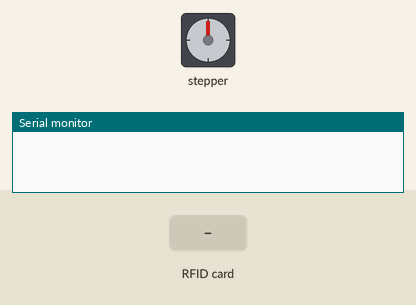
Bench run of a sketch on a simulated Arduino Mega 2560, built with avr-gcc and run on an emulated ATmega2560. On the bench: stepper motor, the last lines printed to the serial monitor. Wiring (inferred from the names in the program): stepper motor driver (200 steps per turn assumed): step pin 2; direction pin 3. Inputs (shaded band) come from the test bench.

Above: at 1.2 s.
1.3 s: RFID card 03 42 25 FD held to the reader
At 4.0 s:
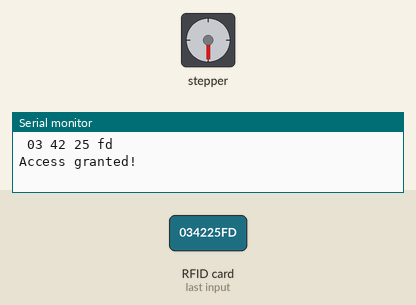
4.3 s: RFID card 33 93 41 C8 held to the reader
At 7.2 s:
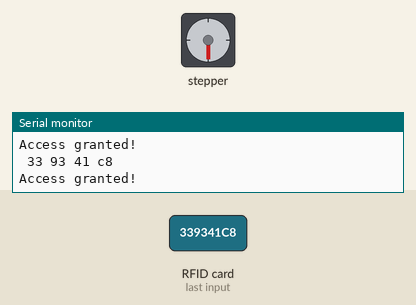
7.3 s: RFID card D3 9C A9 C9 held to the reader
Timing chart, 0 to 14.5 s (numbered marks = the images above; inputs shaded):
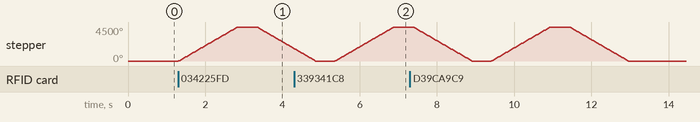

The sketch:

rfid_with_motor.ino
```cpp
#include <SPI.h>
#include <MFRC522.h>
#include <stdlib.h>

#define SS_PIN 53   //for rfid
#define RST_PIN 49

#define STEP_PIN 2  // Connect to the STEP pin on the motor driver
#define DIR_PIN 3

MFRC522 mfrc522(SS_PIN, RST_PIN);

void setup()
{
  Serial.begin(115200);       //Initiate serial communication
  SPI.begin();                //Initiate SPI bus
  mfrc522.PCD_Init();         //Initiate MFRC522

  // motor setup
  pinMode(STEP_PIN, OUTPUT);
  pinMode(DIR_PIN, OUTPUT);
}

void loop()
{
  if (mfrc522.PICC_IsNewCardPresent() && mfrc522.PICC_ReadCardSerial())   //look for cards and select the cards
  {
    String uid = getCardUID();
    Serial.println(uid);

    if (isValidCard(uid)) {
      // const String python_script = "python post_api.py";
      // const String test = " test test";
      // const char* command = strcat(python_script, uid, test);
      // const String command = python_script + uid + test;  //concatenate the uid of the card with spaces in between
      // system(command.c_str());
      Serial.println("Access granted!");
      // Perform actions corresponding to valid access

      // Rotate the motor clockwise
      digitalWrite(DIR_PIN, HIGH);
      for (int i = 0; i < 2500; i++) {
        digitalWrite(STEP_PIN, HIGH);
        delayMicroseconds(300);  // Reduce delay for faster speed
        digitalWrite(STEP_PIN, LOW);
        delayMicroseconds(300);  // Reduce delay for faster speed
      }

      delay(500);  // Pause for 1 second

      // Rotate the motor counterclockwise
      digitalWrite(DIR_PIN, LOW);
      for (int i = 0; i < 2500; i++) {
        digitalWrite(STEP_PIN, HIGH);
        delayMicroseconds(300);  // Reduce delay for faster speed
        digitalWrite(STEP_PIN, LOW);
        delayMicroseconds(300);  // Reduce delay for faster speed
      }

      delay(500);  // Pause for 1 second
    } else {
      Serial.println("Access denied!");
      // Perform actions corresponding to invalid access
    }

    // Halt the card
    mfrc522.PICC_HaltA();
    mfrc522.PCD_StopCrypto1();
  }
}

String getCardUID() {
  String uid = "";
  for (byte i = 0; i < mfrc522.uid.size; i++) {
    uid += String(mfrc522.uid.uidByte[i] < 0x10 ? " 0" : " ");
    uid += String(mfrc522.uid.uidByte[i], HEX);
  }
  return uid;
}

bool isValidCard(String cardUID) {
  String validCards[]={
    " 03 42 25 fd",
    " 33 93 41 c8",
    " d3 9c a9 c9"
  };
  int validCardsLen = 3;
  // Implement your validation logic here, e.g., check against a database
  // Dummy example: Allow access if the card UID is "01 23 45 67"

  for(int i=0; i<validCardsLen; i++){
    if(validCards[i] == cardUID){
      return true;
    }
  }
  return false;
}
```

Measured:
- after the input at 1.3 s, stepper: turns 4500° clockwise in 1.5 s, then 2853° counter-clockwise in 0.96 s
